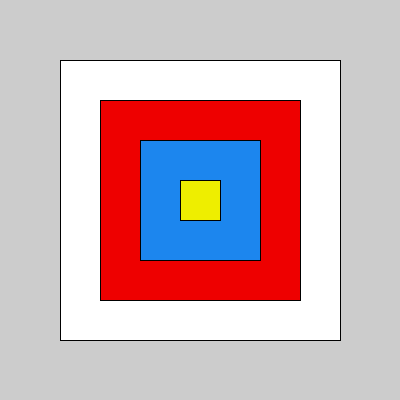
Frame 1 (no input)
Frame 60 (the mouse pressed at the canvas centre just before this capture): identical to frame 1, image omitted
Frame 120 (the mouse held since frame 60 and released just before this capture): identical to frame 1, image omitted

The Processing sketch that drew this single still picture (run headless with seeded random() and noise(); from frame 60 on, the mouse is pressed at the canvas centre):

// Processing sketch: rectModes
// ── rectModes.pde
void setup() {
  size(400, 400);
}

void draw() {
  // CORNER，默认模式
  rectMode(CORNER);

  fill(255);

  rect(60, 60, 280, 280);

  // CORNERS，对角模式
  rectMode(CORNERS);

  fill(#EE0000);

  rect(100, 100, 300, 300);

  // RADIUS，半径模式
  rectMode(RADIUS);

  fill(#1C86EE);

  rect(200, 200, 60, 60);

  // CENTER，中心点模式
  rectMode(CENTER);

  fill(#EEEE00);

  rect(200, 200, 40, 40);
}
